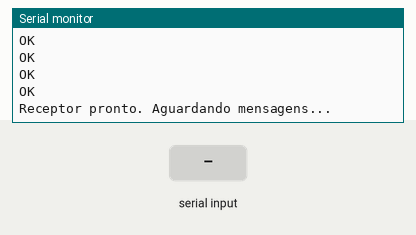
Bench run of a sketch on a simulated Arduino Mega 2560, built with avr-gcc and run on an emulated ATmega2560. Parts: the last lines printed to the serial monitor. Inputs (shaded band) come from the test bench. The modem accepts every AT command (registered, SIM ready, sends succeed) and sends nothing else.

Above: at 10.2 s.
10.3 s: "+CMTI:\n" received over the second serial link
At 11.3 s:
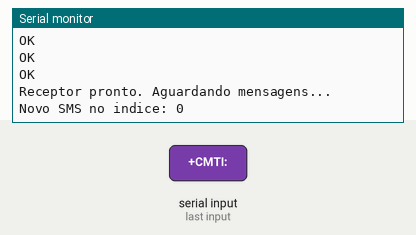
13.3 s: "+CMTI:,45\n" received over the second serial link
At 14.5 s:
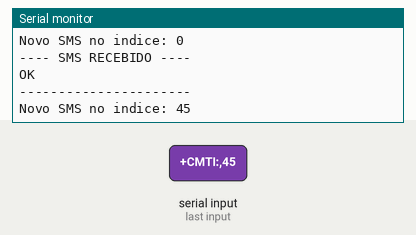

The sketch:

receptor.ino
```cpp
/*
 * RECEPTOR - SIM808 + Arduino Mega
 * Recebe SMS com coordenadas GPS do transmissor e exibe no Serial Monitor
 *
 * Conexões:
 *   SIM808 TXD -> Arduino pino 10
 *   SIM808 RXD -> Arduino pino 11
 *   GND comum entre Arduino e SIM808
 *   Alimentação externa recomendada para o SIM808 (4V, mín. 2A)
 */

#include <SoftwareSerial.h>

SoftwareSerial sim808(10, 11); // RX, TX

String bufferSerial = "";

void setup() {
  Serial.begin(9600);
  sim808.begin(9600);

  Serial.println(F("=== RECEPTOR SIM808 ==="));
  delay(3000);

  // Testa comunicação
  enviarComando("AT", 1000);

  // Configura SMS em modo texto
  enviarComando("AT+CMGF=1", 1000);

  // Define charset
  enviarComando("AT+CSCS=\"GSM\"", 1000);

  // Configura notificação automática quando chegar SMS
  // +CMTI: "SM",<index>
  enviarComando("AT+CNMI=2,1,0,0,0", 1000);

  // Apaga SMS antigos para evitar confusão
  enviarComando("AT+CMGDA=\"DEL ALL\"", 2000);

  Serial.println(F("Receptor pronto. Aguardando mensagens..."));
}

void loop() {
  // Lê continuamente da serial do SIM808
  while (sim808.available()) {
    char c = sim808.read();
    bufferSerial += c;

    // Quando recebe quebra de linha, processa o conteúdo
    if (c == '\n') {
      processarLinha(bufferSerial);
      bufferSerial = "";
    }
  }
}

// Verifica se chegou uma notificação de SMS
void processarLinha(String linha) {
  linha.trim();
  if (linha.length() == 0) return;

  // Quando chega SMS aparece: +CMTI: "SM",N
  if (linha.startsWith("+CMTI:")) {
    int virgula = linha.indexOf(',');
    int indice = linha.substring(virgula + 1).toInt();

    Serial.print(F("Novo SMS no indice: "));
    Serial.println(indice);

    lerSMS(indice);
  }
}

// Lê o SMS no índice informado
void lerSMS(int indice) {
  sim808.print("AT+CMGR=");
  sim808.println(indice);

  delay(2000);

  String resposta = "";
  while (sim808.available()) {
    resposta += (char)sim808.read();
  }

  Serial.println(F("---- SMS RECEBIDO ----"));
  Serial.println(resposta);
  Serial.println(F("----------------------"));

  // Extrai os dados de latitude/longitude
  int latIdx = resposta.indexOf("LAT:");
  int lonIdx = resposta.indexOf("LON:");

  if (latIdx != -1 && lonIdx != -1) {
    String lat = resposta.substring(latIdx + 4, resposta.indexOf(',', latIdx));
    String lon = resposta.substring(lonIdx + 4);
    lon.trim();

    // Remove caracteres extras do final
    int corte = lon.indexOf('\r');
    if (corte != -1) lon = lon.substring(0, corte);

    Serial.println(F(">>> COORDENADAS RECEBIDAS <<<"));
    Serial.println("Latitude:  " + lat);
    Serial.println("Longitude: " + lon);
    Serial.println("Link Maps: https://maps.google.com/?q=" + lat + "," + lon);
  }

  // Apaga o SMS depois de ler para liberar espaço
  sim808.print("AT+CMGD=");
  sim808.println(indice);
  delay(1000);
}

// Função auxiliar para comandos AT
void enviarComando(String cmd, int espera) {
  sim808.println(cmd);
  delay(espera);
  while (sim808.available()) {
    Serial.write(sim808.read());
  }
}
```

Measured:
- after the input at 10.3 s, the serial monitor: prints a new line at once (image 1)
- after the input at 13.3 s, the serial monitor: prints a new line at once (image 2)
